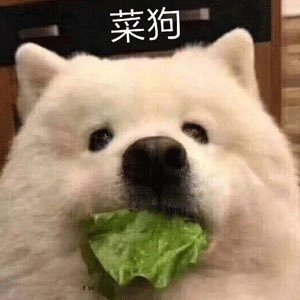
#> input picture test/input_image.jpg, 300 x 300 px
$ python 1.py
#> lines starting #> are read from the running program, lines starting #| are printed output that depends on the picture; after the words box and inside, x2 and y2 are one past the last pixel; in counts of white or black regions, pixels touching at a corner belong together
import cv2

# Image acquisition
image = cv2.imread("input_image.jpg")
#> image is the input picture: shape (300, 300, 3); mean B, G, R 103.6, 128.7, 148.8

# Pre-processing
gray_image = cv2.cvtColor(image, cv2.COLOR_BGR2GRAY)
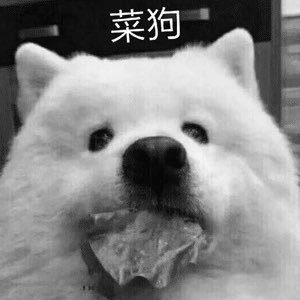
#> gray_image: shape (300, 300); min 0, max 255, mean 131.8

# Feature extraction
edges = cv2.Canny(gray_image, 100, 200)
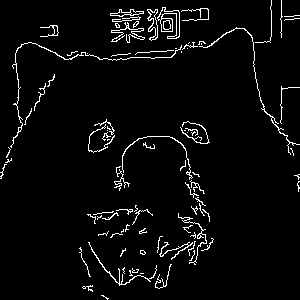
#> edges: shape (300, 300); 4% white in thin lines or dots

# Decision making
(contours, _) = cv2.findContours(edges, cv2.RETR_TREE, cv2.CHAIN_APPROX_SIMPLE)
#> contours = 113 contours, 92 with area under 20; largest, box (x1, y1, x2, y2) and area: (157, 7, 180, 39) 318, (157, 7, 180, 39) 158, (147, 9, 158, 41) 152, (160, 18, 173, 32) 144, (147, 9, 158, 41) 124

# Output
output_image = cv2.drawContours(image, contours, -1, (0, 255, 0), 3)
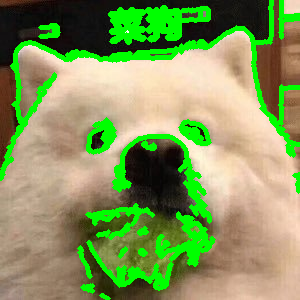
#> output_image: shape (300, 300, 3); mean B, G, R 91.7, 152.4, 131.1
cv2.imwrite("output_image.jpg", output_image)
